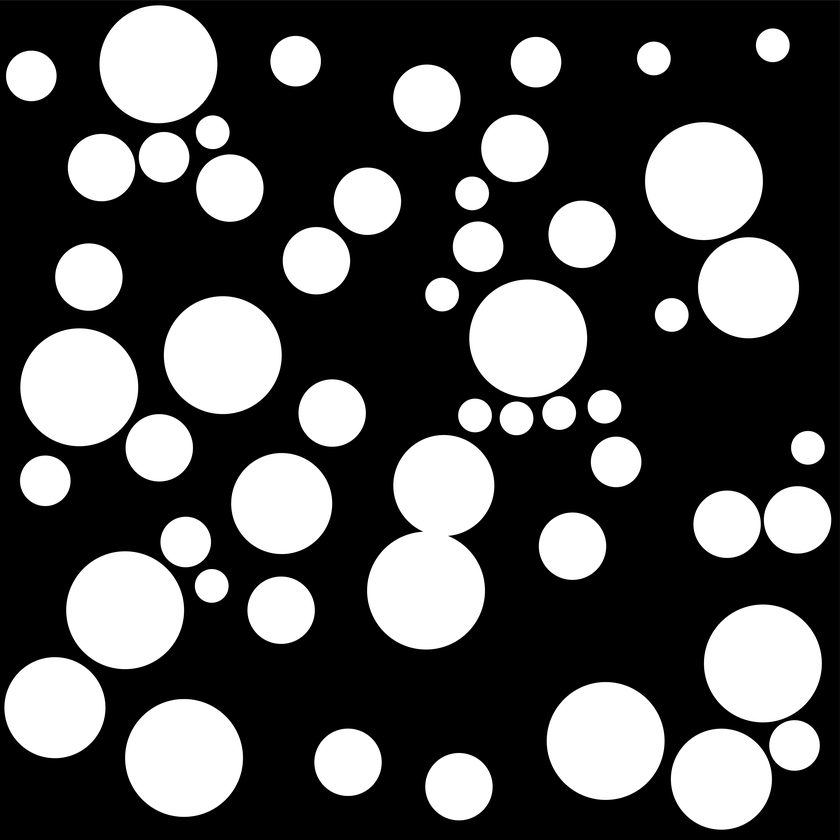
%> input picture FEM/pore_distribution2/mesh_real1/test1.png, 840 x 840 px, shrunk from 4991 x 4991 before the run
$ octave find_my_circles.m   (GNU Octave 9; MATLAB toolbox functions it lacks are replaced by stand-ins)
%> lines starting %> are read from the running program, lines starting %| are printed output that depends on the picture; in (x1, y1, x2, y2) boxes, pixels count from 0 and x2, y2 are one past the last pixel; in counts of white or black regions, pixels touching at a corner belong together; the program's own positions count from 1
imm=imread('test1.png');
%> imm is the input picture: size 840x840x3 uint8; min 0, max 255, mean 85
%imm=imread('risorsa.png');
%imm=imread('test_fisico.png');
imm2=im2gray(imm);
immbin=imbinarize(imm2);
%> immbin: size 840x840 logical; 33.3% white; 51 white regions, largest, box (x1, y1, x2, y2) and area: (367, 435, 494, 650) 18881, (125, 699, 243, 817) 10934, (645, 122, 763, 240) 10926
figure;
imshow(immbin)
% COMPLETA ISTRUZIONE
%%
imdistline(gca);
pause();

%rmin=input('Minimum radius: '); %95
%rmax=input('Maximum radius: ');% 360
%%
rmin=95;
rmax=360;
%%
close all
[centers,radii,metric] = imfindcircles(immbin,[rmin,rmax],'ObjectPolarity','bright','Sensitivity',0.94);
%> centers = [420.5 420.5]; radii = 225.2; metric = 0.0103
figure();imshow(immbin);
hold on;
viscircles(centers, radii,'EdgeColor','b');
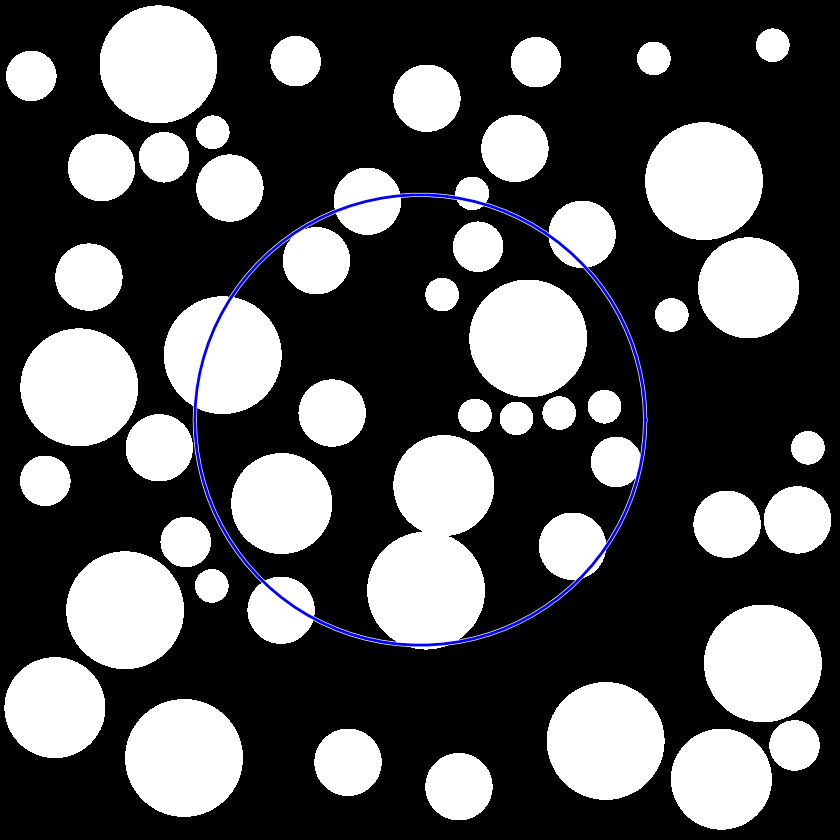
%> figure redrawn from the program's plot data
hold on;
%text(centers(:,1),centers(:,2),num2str(metric));
%%
clear raggi centri
for i=1:length(centers(:,1))
centri(i,2)=length(imm(:,2))-centers(i,2);
centri(i,1)=centers(i,1);
end
%> this loop made 1 pass
%> after the loop, centri = [420.5 419.5]
centri=round((centri.*(length(imm(:,2))/1000))./length(imm(:,2)),2);
%> centri = [0.42 0.42]
raggi=round(radii.*(length(imm(:,2))/1000)./length(imm(:,2)),2);
%> raggi = 0.23
save('radii.mat','raggi');
save('centers.mat','centri');

%%
%> (the run ends here)

$ run again, with FEM/pore_distribution/risorsa.png copied over FEM/pore_distribution2/mesh_real1/test1.png
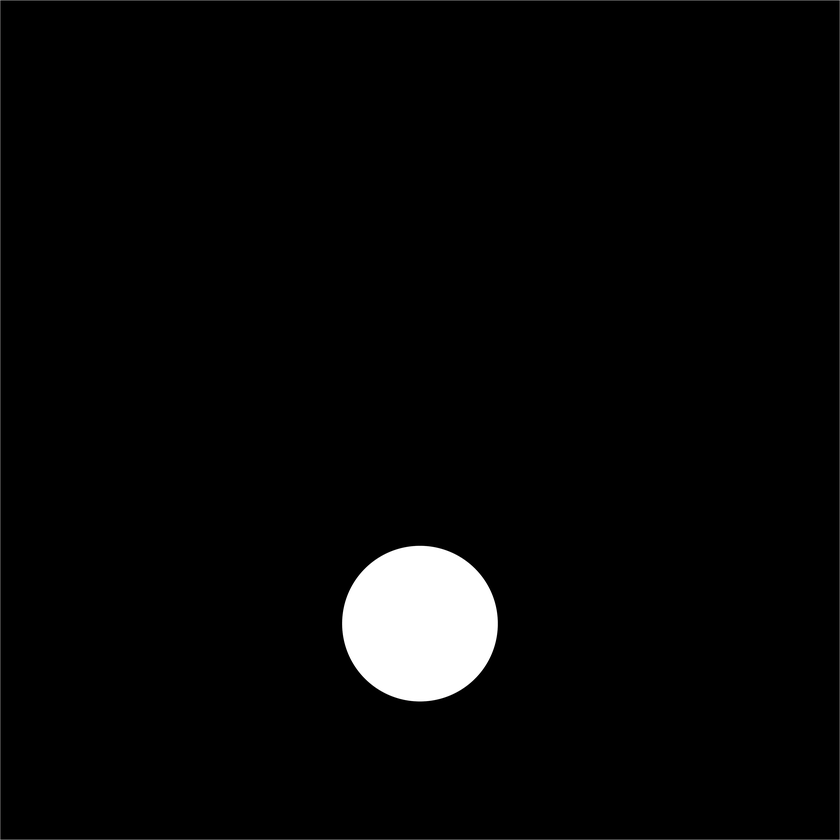
%> input picture FEM/pore_distribution/risorsa.png, 840 x 840 px, shrunk from 3779 x 3780 before the run
%> imm is the input picture: size 840x840x3 uint8; mean R, G, B 7.2, 7.2, 7.2
%> immbin: size 840x840 logical; 2.7% white; 1 white region, box (x1, y1, x2, y2) and area: (342, 546, 498, 701) 19038
%> centers = [420.6 607.1]; radii = 95.69; metric = 0.024
%> `viscircles(centers, radii,'EdgeColor','b');`:
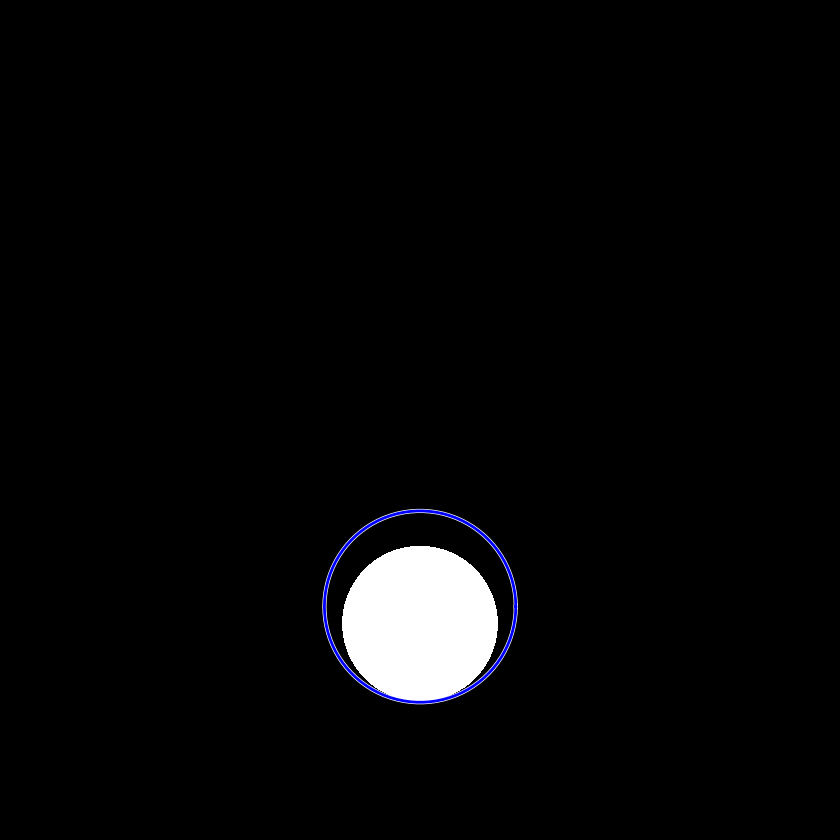
%> figure redrawn from the program's plot data
%> the loop `for i=1:length(centers(:,1))` made 1 pass
%> after the loop `for i=1:length(centers(:,1))`: centri = [420.6 232.9]
%> `centri=round((centri.*(length(imm(:,2))/1000))./length(imm(:,2)),2);`: centri = [0.42 0.23]
%> raggi = 0.1

$ run again, with FEM/pore_distribution2/mesh_50/test_fisico.png copied over FEM/pore_distribution2/mesh_real1/test1.png
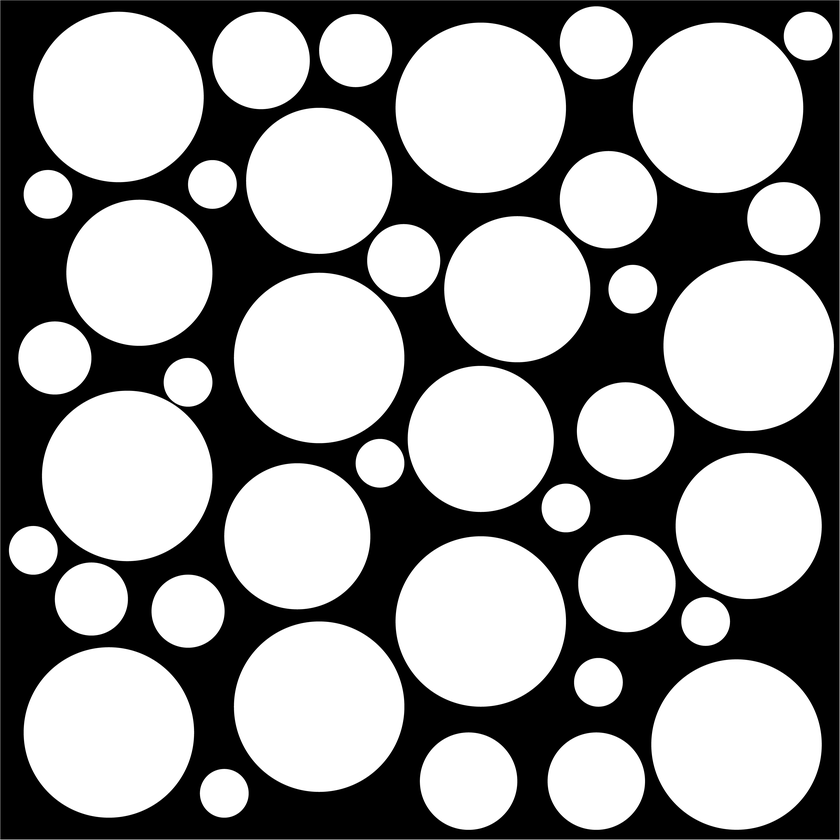
%> input picture FEM/pore_distribution2/mesh_50/test_fisico.png, 840 x 840 px, shrunk from 3451 x 3451 before the run
%> imm is the input picture: size 840x840x3 uint8; min 0, max 255, mean 153.5
%> immbin: size 840x840 logical; 60% white; 1 black region, box (x1, y1, x2, y2) and area: (0, 0, 840, 840) 281983
%> centers = [483.5 622; 321.2 357.8; 125.6 481.1; 319.1 709.1; 481.7 106.7; 749.2 344.6; 734.6 744.9; 110.9 731.9; 719.6 108.1; 118.2 97.33]; radii = [238.8; 270.2; 193.9; 232.8; 234.9; 228.3; 233.7; 172.5; 257.3; 181.1]; metric = [0.0205; 0.0165; 0.0134; 0.0119; 0.0118; 0.0117; 0.00857; 0.00594; 0.00403; 0.00345]
%> `viscircles(centers, radii,'EdgeColor','b');`:
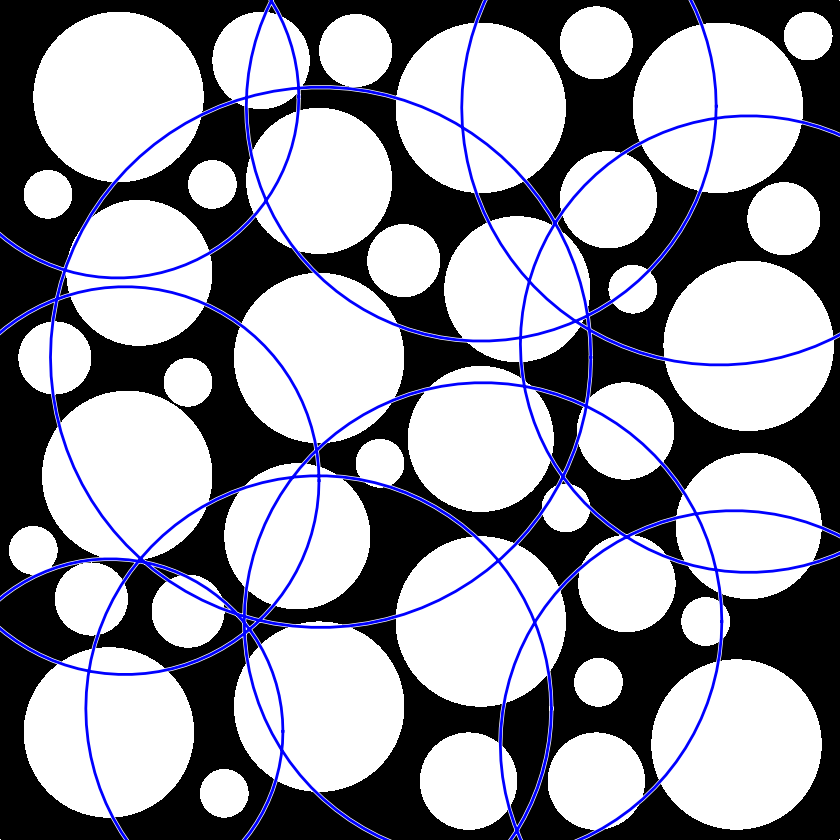
%> figure redrawn from the program's plot data
%> the loop `for i=1:length(centers(:,1))` made 10 passes
%> after the loop `for i=1:length(centers(:,1))`: centri = [483.5 218; 321.2 482.2; 125.6 358.9; 319.1 130.9; 481.7 733.3; 749.2 495.4; 734.6 95.09; 110.9 108.1; 719.6 731.9; 118.2 742.7]
%> `centri=round((centri.*(length(imm(:,2))/1000))./length(imm(:,2)),2);`: centri = [0.48 0.22; 0.32 0.48; 0.13 0.36; 0.32 0.13; 0.48 0.73; 0.75 0.5; 0.73 0.1; 0.11 0.11; 0.72 0.73; 0.12 0.74]
%> raggi = [0.24; 0.27; 0.19; 0.23; 0.23; 0.23; 0.23; 0.17; 0.26; 0.18]
